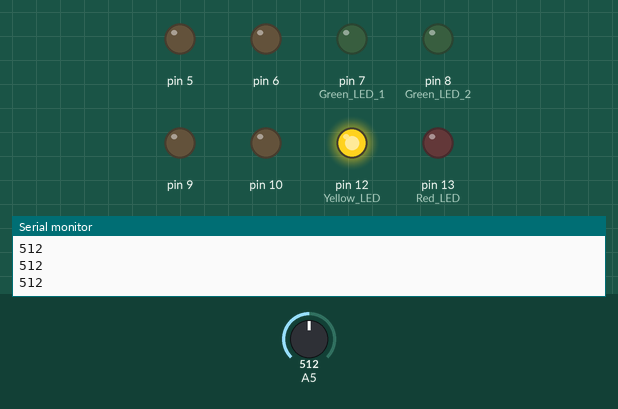
Bench run of a sketch on a simulated Arduino Uno, built with avr-gcc and run on an emulated ATmega328P. Shown: output pins drawn as LEDs (lit = HIGH), the last lines printed to the serial monitor. Inputs (shaded band) come from the test bench; at power-on: A5 = 512.

Above: at 1.2 s.
1.3 s: A5 set to 582
2.8 s: A5 set to 615
At 4.0 s:
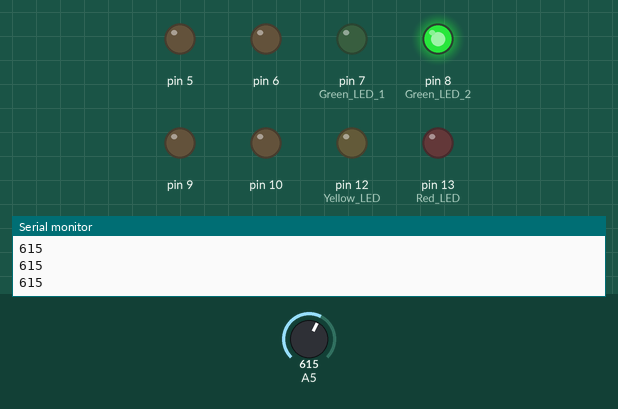
4.3 s: A5 set to 888
5.8 s: A5 set to 914
At 6.3 s:
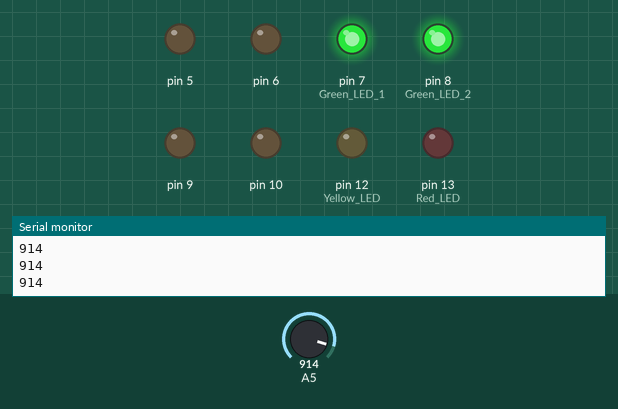
7.3 s: A5 set to 290
At 8.5 s:
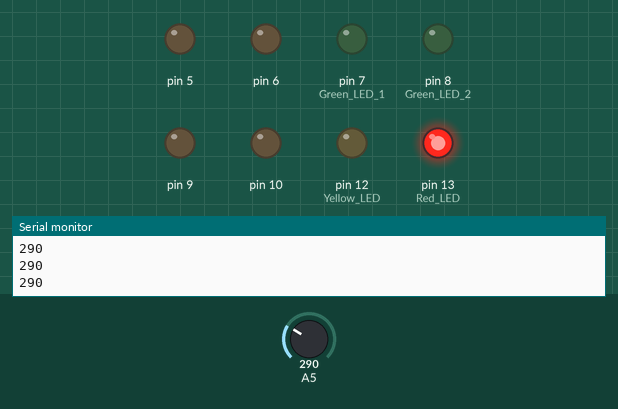
8.8 s: A5 set to 308
At 9.8 s:
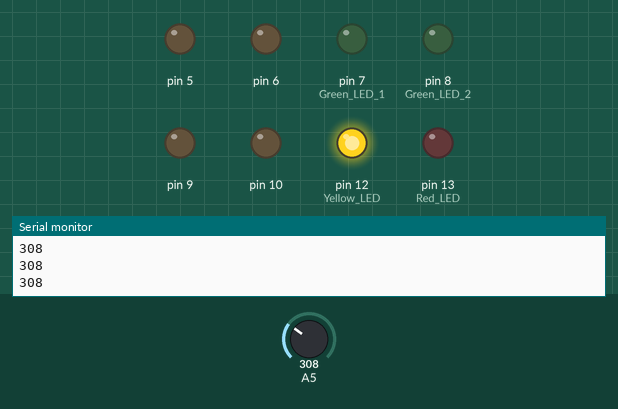
Timing chart, 0 to 11.3 s (numbered marks = the images above; inputs shaded):
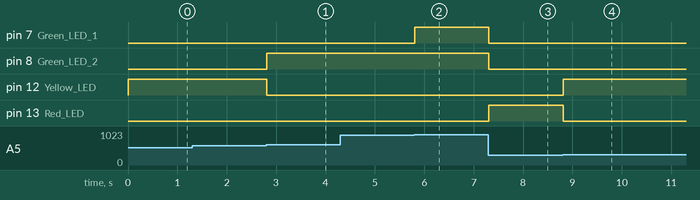

The sketch:

3ABattery_Measurement.ino
```cpp
// m in this case means motor
// motor 1 is left, motor 2 is right when looking at bot from the back
#include "MotorClass.h"

// Analog Ouput pins for forward and backward movement
MotorClass Motor1(5,6);
MotorClass Motor2(9,10);

int counter = 0;
// Battery Power Management Measuring System
void setup() {
	pinMode(13, OUTPUT); // Red LED
	pinMode(12, OUTPUT); // Yellow LED
	pinMode(8, OUTPUT); // Green LED 2
  pinMode(7, OUTPUT); // Green LED 1
	digitalWrite(13, LOW);
	digitalWrite(12, LOW);
	digitalWrite(8, LOW);
  digitalWrite(7, LOW);
  Serial.begin(9600);
}
void loop(){
  batteryVoltage();
  counter++;
  // if (counter % 100 == 0) {
  //   Motor1.goForward(255);
  //   Motor2.goForward(245);
  //   counter = 0;
  //   delay(10);
  // }
  Motor1.stop();
  Motor2.stop();
}
void batteryVoltage(){
	int batterySensor = analogRead(A5);
  Serial.println(batterySensor);
  if((batterySensor >= 900) && (batterySensor <= 1023)){ // Battery Full
    digitalWrite(8, HIGH);
    digitalWrite(7, HIGH); // Both green LEDs on
    digitalWrite(12, LOW);
    digitalWrite(13, LOW);
  } else if ((batterySensor >= 600) && (batterySensor <= 900)){ // Battery High 66% -95% (65% battery - analogy value of ~600)
    digitalWrite(8, HIGH); // 1 Green LED on
    digitalWrite(12, LOW);
    digitalWrite(13, LOW);
    digitalWrite(2, LOW);
  } else if((batterySensor >= 300) && (batterySensor <= 600)){  // Battery Medium 33% - 66%
    digitalWrite(12, HIGH); // Yellow LED on
    digitalWrite(13, LOW);
    digitalWrite(8, LOW);
    digitalWrite(7, LOW);
  } else {                  // Battery Low, Needs Charge <33%
    digitalWrite(13, HIGH); // Red LED on
    digitalWrite(8, LOW);
    digitalWrite(7, LOW);
    digitalWrite(12, LOW);
  }
}
```

MotorClass.cpp
```cpp
#include "Arduino.h"
#include "MotorClass.h"

MotorClass::MotorClass(int forward_pin, int backward_pin){
  pinMode(forward_pin, OUTPUT);
  pinMode(backward_pin, OUTPUT);
  _forward_pin = forward_pin;
  _backward_pin = backward_pin;
  _OFF = 0;
}

void MotorClass::goForward(int speed){
  analogWrite(_forward_pin, speed);
  analogWrite(_backward_pin, _OFF);
}

void MotorClass::goBackward(int speed){
  analogWrite(_backward_pin, speed);
  analogWrite(_forward_pin, _OFF);
}

void MotorClass::stop(){
  analogWrite(_forward_pin, _OFF);
  analogWrite(_backward_pin, _OFF);
}
```

MotorClass.h
```cpp
#ifndef MotorClass_h
#define MotorClass_h

#include "Arduino.h"

class MotorClass {
  public:
    MotorClass(int forward_pin, int backward_pin);
    void MotorClass::goForward(int speed);
    void MotorClass::goBackward(int speed);
    void MotorClass::stop();
  private:
    int _forward_pin;
    int _backward_pin;
    int _OFF ;
};

#endif
```

Measured:
- the behaviour switches between 599 and 600 on A5 (found by bisection; images 0 and 1)
- the behaviour switches between 899 and 900 on A5 (found by bisection; images 1 and 2)
- the behaviour switches between 299 and 300 on A5 (found by bisection; images 3 and 4)
- after the input at 2.8 s, pin 8 (Green_LED_2): LOW → HIGH at once; pin 12 (Yellow_LED): HIGH → LOW at once
- after the input at 5.8 s, pin 7 (Green_LED_1): LOW → HIGH at once
- after the input at 7.3 s, pin 7 (Green_LED_1), pin 8 (Green_LED_2): HIGH → LOW at once; pin 13 (Red_LED): LOW → HIGH at once
- after the input at 8.8 s, pin 12 (Yellow_LED): LOW → HIGH at once; pin 13 (Red_LED): HIGH → LOW at once
